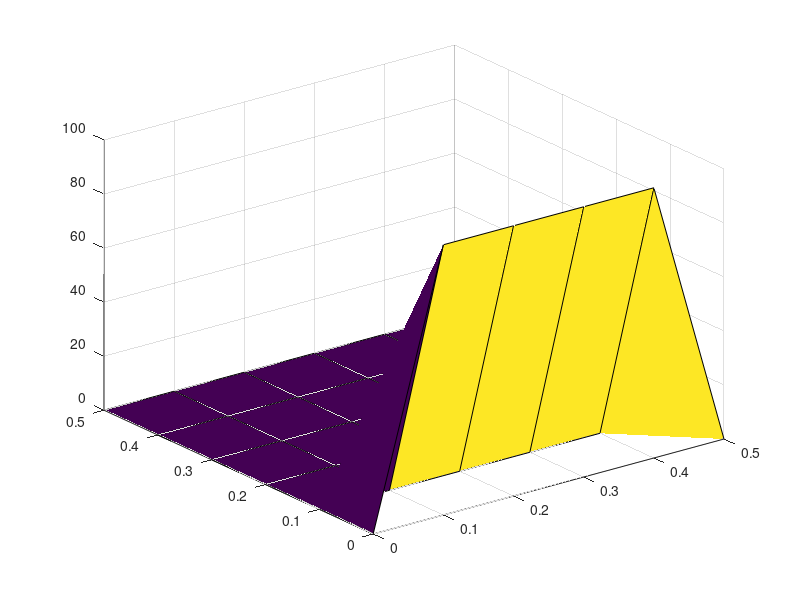

Source code (MATLAB): (Note: this script raises an error after producing the figure.)
% Range intervals:
x_range = 0.5; % m
y_range = 0.5; % m
t_range = 10; % s
% Step intervals:
dx = 0.1;      % m
dy = 0.1;      % m
dt = 0.01;     % s
% Thermic coefficient:
alpha = 0.25;  %m²/s

% Node amounts:
x_nodes = x_range/dx + 1;
y_nodes = x_range/dy + 1;
t_nodes = t_range/dt + 1;
% 'x-axis', 'y-axis' and 'time' scales:
x_array = linspace(0, x_range, x_nodes);
y_array = linspace(0, y_range, y_nodes);
t_array = linspace(0, t_range, t_nodes);
% Temperature array:
T = zeros(x_nodes, y_nodes, t_nodes);
% Initial temperature conditions:
T(1,:,:) = 100;
T(1,1,:) = 0;
T(1, y_nodes, :) = 0;
% Iteration to calculate the temperature distribution:
for t = 2:t_nodes   
    
    for j = 2:x_nodes-1
        
        for  i = 2:y_nodes-1
            % Calculate the Central Diference on the X-axis:
            d2Tdx2 = ( T(i+1,j,t-1) - 2*T(i,j,t-1) + T(i-1,j,t-1) )/ dx^2;
            % Calculate the Central Diference on the Y-axis:
            d2Tdy2 = ( T(i,j+1,t-1) - 2*T(i,j,t-1) + T(i,j-1,t-1) )/ dy^2;
            % Calculate the Temperature on the next node:
            dTdt = alpha*dt*( d2Tdx2 + d2Tdy2 ) + T(i,j,t-1);
            T(i,j,t) = dTdt;
        end
    end
end

% Plot inital chart:
figure;
s = surf(x_array, y_array, T(:,:,1));
s.EdgeColor = 'none';
s.FaceColor = 'interp';
view(2);
xlabel('Comprimento do eixo-x (m)');
ylabel('Comprimento do eixo-y (m)');
zlabel('Temperatura (ºC)');
axis ij;

% Plot final chart:
figure;
s = surf(x_array, y_array, T(:,:,t_nodes-1));
s.EdgeColor = 'none';
s.FaceColor = 'interp';
view(2);
xlabel('Comprimento da eixo-x (m)');
ylabel('Comprimento do eixo-y (m)');
zlabel('Temperatura (ºC)');
axis ij;
